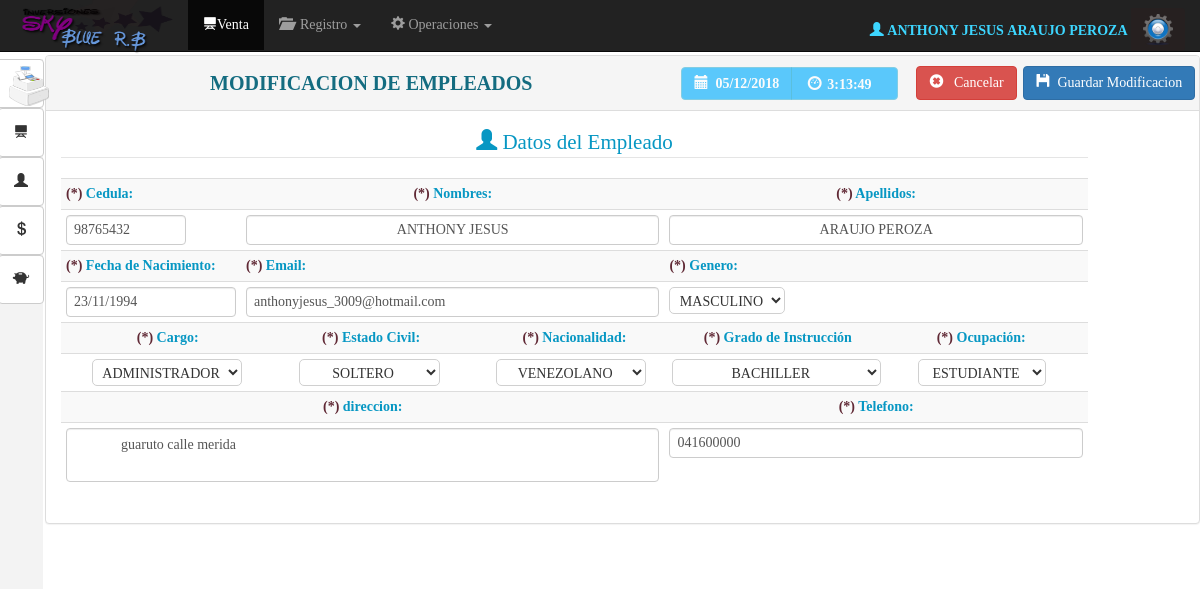
The page /vista/modificar_empleado.php?id=1 (signed in) on the database its author committed.
### tables this page shows
CREATE TABLE IF NOT EXISTS `usuarios` (
  `id_usuario` int(11) NOT NULL,
  `id_empleado` int(11) NOT NULL,
  `usuario` varchar(50) NOT NULL,
  `clave` varchar(50) NOT NULL,
  `nivel` tinyint(1) NOT NULL DEFAULT '1'
);

CREATE TABLE IF NOT EXISTS `empleados` (
  `id_empleado` int(11) NOT NULL,
  `cedula` varchar(8) NOT NULL,
  `nombres` varchar(100) NOT NULL,
  `apellidos` varchar(100) NOT NULL,
  `fecha_nac` varchar(10) NOT NULL,
  `fecha_registro` varchar(10) NOT NULL,
  `cargo` varchar(50) NOT NULL,
  `edo_civil` varchar(30) NOT NULL,
  `grado_formacion` varchar(100) NOT NULL,
  `ocupacion` varchar(100) NOT NULL,
  `genero` char(1) NOT NULL,
  `status` varchar(10) NOT NULL DEFAULT 'activo',
  `nacionalidad` varchar(100) NOT NULL
);

CREATE TABLE IF NOT EXISTS `email_empleado` (
  `id_email_empleado` int(11) NOT NULL,
  `id_empleado` int(11) NOT NULL,
  `email_empleado` varchar(150) NOT NULL,
  `status` tinyint(4) NOT NULL DEFAULT '1'
);

CREATE TABLE IF NOT EXISTS `direccion_empleado` (
  `id_direccion_empleado` int(11) NOT NULL,
  `id_empleado` int(11) NOT NULL,
  `direccion_empleado` varchar(150) NOT NULL,
  `status` tinyint(1) NOT NULL DEFAULT '1'
);

CREATE TABLE IF NOT EXISTS `tlf_empleado` (
  `id_tlf_empleado` int(11) NOT NULL,
  `id_empleado` int(11) NOT NULL,
  `telefono_empleado` varchar(15) NOT NULL,
  `status` int(11) NOT NULL DEFAULT '1'
);

### vista/modificar_empleado.php (the view, shortened to what this page needs)
<?php require_once'../seguridad/seguridad.php';
extract($_GET);
$modelo=new ModCon();
$conexion=$modelo->conectar();
$sql=$conexion->query("SELECT t1.cedula, t1.nombres, t1.apellidos, t1.fecha_nac, t1.cargo,
  t1.genero,t1.nacionalidad,t1.grado_formacion,t1.ocupacion ,t2.email_empleado,t3.telefono_empleado ,
  t4.direccion_empleado,t1.edo_civil
FROM empleados t1
Left JOIN email_empleado t2 on t1.id_empleado=t2.id_empleado
Left JOIN tlf_empleado t3 on t1.id_empleado=t3.id_empleado
Left JOIN direccion_empleado t4 on t1.id_empleado=t4.id_empleado
where t1.id_empleado='$id'");
$datos=$sql->fetch_array();
 ?>
<!DOCTYPE html>
<html lang="en">
  <head>
    <link href="../Bootstrap/css/bootstrap.css" rel="stylesheet">
     <link href="../css/MyStyle.css" rel="stylesheet">
      <link rel="stylesheet" type="text/css" href="../css/calendario.css">
  </head>
  <body onload="mueveReloj()">
      <nav class="navbar navbar-inverse navbar-fixed-top" id="contenedornavbar">
      <div class="container-fluid">
        <div class="navbar-header">
          <a class="navbar-brand" href=""><img id="logotipo"src="../img/logo.png" alt=""></a>
        </div>
        <div id="navbar" class="navbar-collapse collapse">
          <ul class="nav navbar-nav">
              <li class="active"><a href="venta.php"><span class="glyphicon glyphicon-blackboard" aria-hidden="true"></span>Venta</a></li>
 <li class="dropdown">
              <a href="#" class="dropdown-toggle" data-toggle="dropdown" role="button" aria-expanded="false"><span class="glyphicon glyphicon-folder-open" aria-hidden="true"></span> &nbsp;Registro <span class="caret"></span></a>
            </li>
           <li class="dropdown">
              <a href="#" class="dropdown-toggle" data-toggle="dropdown" role="button" aria-expanded="false"><span class="glyphicon glyphicon-cog" aria-hidden="true"></span>&nbsp;Operaciones <span class="caret"></span></a>
            </li>
          </ul>
<div class="btn-group navbar-form navbar-right" >
<?php
$log=$_SESSION['id'];
$user=$conexion->query("SELECT t1.id_usuario,t2.id_empleado, t2.nombres ,t2.apellidos
FROM usuarios t1
RIGHT Join empleados t2  ON t1.id_empleado=t2.id_empleado
WHERE t1.id_empleado='$log'");
$usr=$user->fetch_array();
 ?>
<label  id="log" class="navbar-left"><b><?php echo "<span class='glyphicon glyphicon-user' aria-hidden='true'></span>&nbsp;". $usr['nombres']."&nbsp;".$usr['apellidos']."&nbsp;";?></b></label>
  <button id="btnConfi" type="button" class="btn btn-default dropdown-toggle" data-toggle="dropdown" aria-expanded="false">
   <img src="../img/confi2.png" width="30" alt="">
  </button>
</div>
        </div>
      </div>
      <article id="navbar3">
       <button type="button" class="btn btn-default btn2" id="btn0"aria-label="Left Align">
 <img src="../img/fact.png" width="40" alt="">
<button type="button" class="btn btn-default btn2" id="btn1"aria-label="Left Align">
  <span class="glyphicon glyphicon-blackboard" aria-hidden="true"></span>
</button>
<button type="button" class="btn btn-default btn2" id="btn2"aria-label="Left Align">
  <span class="glyphicon glyphicon-user" aria-hidden="true"></span>
</button>
<button type="button" class="btn btn-default btn2" id="btn2"aria-label="Left Align">
  <span class="glyphicon glyphicon glyphicon-usd" aria-hidden="true"></span>
</button>
<button type="button" class="btn btn-default btn2 btn3" id="btn3"aria-label="Left Align">
  <span class="glyphicon glyphicon-piggy-bank" aria-hidden="true"></span>
</button>
</article>
    </nav>
 <div id="panel" class="panel panel-default">
  <div class="panel-heading">
<table border="0" width="101%" align="center">
  <tr>
   <td><center> <b id="titulo_header"> MODIFICACION DE EMPLEADOS</b></center>
   </td>
   <td width="235"> <div class="btn-group" role="group" aria-label="...">
  <button type="button" id="btnAzulCielo" disabled class="btn btn-info"><b><span class="glyphicon glyphicon-calendar" aria-hidden="true"></span>&nbsp;
  <?php $fecha=date("d/m/Y");
echo $fecha;
  ?></b></button>
  <button type="button" id="btnAzulCielo"disabled class="btn btn-info">
  <form name="form_reloj">
  &nbsp;<span class="glyphicon glyphicon-dashboard"></span>
<input type="text"disabled class="tamano"  id="reloj"name="reloj" size="10">
</form></button>
</div>
</td>    <td width="107"> <a href="buscar_usuario.php"class="btn btn-danger"> <span class="glyphicon glyphicon-remove-sign" aria-hidden="true"></span>&nbsp;&nbsp; Cancelar</a></td>
     <td width="150"> <button type="button"  id="btnRegistarEmp" onclick="modificar_emp()" class="btn btn-primary"> <span class="glyphicon glyphicon-floppy-disk" aria-hidden="true"></span>&nbsp;&nbsp;Guardar Modificacion</button></td>
  </tr>
</table>
  </div>
  <div class="panel-body">
  <div class="container-fuid">
  <div class="row">
  <div class="col-xs-12 ">
  </div>
<div class="col-xs-11">
<center>
<fieldset>
  <legend id="titulo_pro"><span class="glyphicon glyphicon-user" aria-hidden="true"></span>&nbsp;Datos del Empleado</legend>
<table class="table table-striped table-condensed">
  <tr>
  <th id="titulo_pro" width="180"><b id="asterisco">(*)</b> Cedula:</th>
  <th id="titulo_pro"  class="texto_center"><b id="asterisco">(*)</b> Nombres:</th>
   <th id="titulo_pro" class="texto_center"><b id="asterisco">(*)</b> Apellidos:</th>
   </tr>
<tr>
<form action="../controlador/Controlador.php" id="form_modificar_emp" >
  <td><input type="text"  maxlength="11" name="cedula_emp"  id="cedula_emp"  value="<?php echo $datos[0] ?>"  placeholder="V-00 000 000" class="form-control input-personalizado"></td>
  <td ><input type="text"  maxlength="30"  name="nombre_emp" id="nombre_emp"  value="<?php echo $datos[1] ?>" onkeyup="this.value=this.value.toUpperCase()" placeholder=" Nombre" class="form-control input-personalizado texto_center"></td>
  <td ><input type="text"  maxlength="30" name="apellido_emp" id="apellido_emp"  value="<?php echo $datos[2] ?>"  onkeyup="this.value=this.value.toUpperCase()"placeholder="Apellidos" class="form-control input-personalizado texto_center"></td>
 </tr>
  <tr>
  <th id="titulo_pro"><b id="asterisco">(*)</b> Fecha de Nacimiento:</th>
  <th id="titulo_pro"><b id="asterisco">(*)</b> Email:</th>
  <th id="titulo_pro"><b id="asterisco">(*)</b> Genero:</th>
  </tr>
<tr>
  <td><input type="text"  maxlength="10" name="fecha_nac_emp"   id="fecha_nac_emp"  value="<?php echo $datos[3] ?>"  placeholder="DD/MM/AAAA" class="form-control input-personalizado"></td>
 <td><input type="text" name="email_emp" maxlength="30" id="email_emp"  value="<?php echo $datos[9] ?>"  class="form-control input-personalizado"></td>
  <td> <select name="genero_emp" id="genero_emp">
<?php if ($datos[5]=="F") {?>
   <option value="F">FEMENINO</option>
          <option value="M">MASCULINO</option>
 <?php
} else{?>
<option value="M">MASCULINO</option>
<?php
}
?>
        </select></td>
  </tr>
<tr>
  <td colspan="3">
    <table width="100%" >
      <tr>
  <th  width="20%" class="texto_center" id="titulo_pro"><b id="asterisco">(*)</b> Cargo:</th>
  <th  width="20%" class="texto_center" id="titulo_pro"><b id="asterisco">(*)</b> Estado Civil:</th>
  <th width="20%" class="texto_center"  id="titulo_pro"><b id="asterisco">(*)</b> Nacionalidad:</th>
   <th width="20%" class="texto_center" id="titulo_pro"><b id="asterisco">(*)</b> Grado de Instrucción</th>
  <th  width="20%" class="texto_center" id="titulo_pro"><b id="asterisco">(*)</b> Ocupación:</th>
      </tr>
    </table>
  </td>
</tr>
<tr>
  <td colspan="3">
     <table width="100%">
      <tr>
  <th  width="20%" class="texto_center" >
    <select name="cargo_emp" id="cargo_emp">
        <option ><?php echo $datos[4] ?></option>
    </select>
  </th>
  <th  width="20%" class="texto_center" >
     <select name="edo_civil_emp" id="edo_civil_emp">
    <option ><?php echo $datos['edo_civil'] ?></option>
    </select>
  </th>
  <th width="20%" class="texto_center"  >
     <select name="nacionalidad_emp" id="nacionalidad_emp">
     <option ><?php echo $datos[6] ?></option>
    </select>
  </th>
   <th width="20%" class="texto_center" >
        <select name="grado_emp" id="grado_emp">
        <option ><?php echo $datos[7] ?></option>
    </select>
   </th>
  <th  width="20%" class="texto_center" >
       <select name="ocupacion_emp" id="ocupacion_emp">
      <option ><?php echo $datos[8] ?></option>
    </select>
  </th>
  </tr>
    </table>
  </td>
</tr>
<tr>
  <th colspan="2" id="titulo_pro" class="texto_center"><b id="asterisco">(*)</b> direccion:</th>
    <th id="titulo_pro" class="texto_center"><b id="asterisco">(*)</b> Telefono:</th>
  </tr>
<tr>
  <td colspan="2" ><textarea name="direccion_emp" rows="2" onkeyup="this.value=this.value.toUpperCase()" id="direccion_emp" maxlength="150" class="form-control"> <?php echo $datos[11];?></textarea></td>
 <td><input type="text" name="tlf_emp" maxlength="30" id="tlf_emp"  value="<?php echo $datos[10] ?>"  placeholder="example: alguien@mail.com" class="form-control input-personalizado"></td>
</tr>
</table>
</fieldset>
</center>
  </div>
  <div class="col-xs-2 ">
  </div>
</div>
</div>
  </div>
</div>
</body>
</html>

### css/MyStyle.css (style rules this page uses)
body { font-family: "Ubuntu"; }
#asterisco { color: #602935; }
#log { color: #3DD6FF; line-height: 45px; font-family: "Ubuntu"; font-weight: bold; }
#btnAzulCielo { background: #08B1FF; text-align: left; font-weight: bold; height: 33px; }
.tamano { width: 60px; }
#cedula_emp { width: 120px; }
#fecha_nac_emp { width: 170px; }
.input-personalizado { height: 30px; padding: 7px }
#logotipo { width: 158px; height: 68px; margin-top: -29px; }
#nacionalidad_emp { width: 150px; }
#genero_emp { text-align: center; }
#reloj { border: 0px; height: 22px; background: transparent; }
select { padding: 5px; height: 27px; text-align: center; border: 1px solid #d0d0d0; border-radius: 5px; background: #fff; font-weight: normal;; }
#direccion_emp { resize:none; }
#titulo_pro { color: #0797C3; }
#titulo_header { font-size: 20px; color: #146C80; text-align: center; }
.texto_center { text-align: center; }

### rows shown on the page
usuarios: id_empleado.nombres "ANTHONY JESUS", id_empleado.apellidos "ARAUJO PEROZA"
empleados: cedula_emp "98765432", nombre_emp "ANTHONY JESUS", apellido_emp "ARAUJO PEROZA", fecha_nac_emp "23/11/1994", email_emp "anthonyjesus_3009@hotmail.com", genero_emp "MASCULINO", cargo_emp "ADMINISTRADOR", edo_civil_emp "SOLTERO", nacionalidad_emp "VENEZOLANO", grado_emp "BACHILLER", ocupacion_emp "ESTUDIANTE", direccion_emp "guaruto calle merida", tlf_emp "041600000"
